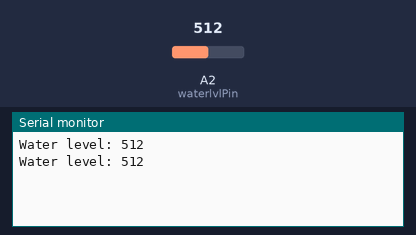
Simulated run of this sketch. Board: Arduino Uno, built with avr-gcc and run on an emulated ATmega328P. Shown: the last lines printed to the serial monitor. The test bench sets the inputs (shaded band); at power-on: A2 (waterlvlPin) = 512.

Above: at 1.8 s.
1.9 s: A2 (waterlvlPin) set to 716
At 2.6 s:
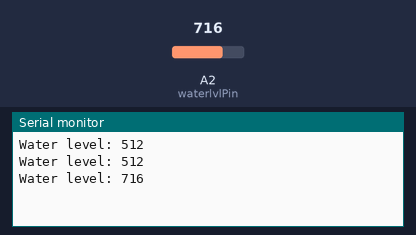
3.4 s: A2 (waterlvlPin) set to 900
At 4.8 s:
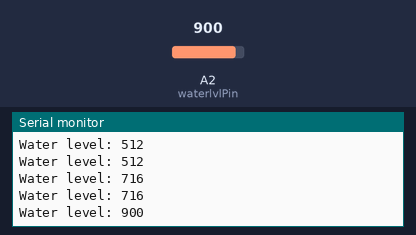
Timing chart, 0 to 6.4 s (numbered marks = the images above; inputs shaded):
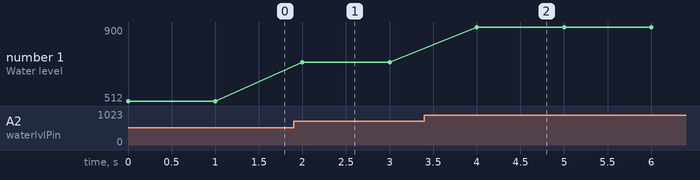

Measured:
- after the input at 1.9 s, the serial monitor: prints a new line after 0.10 s (image 1)
- after the input at 3.4 s, the serial monitor: prints a new line after 0.60 s (image 2)
- plotted number 1: 512 → 716 after the input at 1.9 s, 716 → 900 after the input at 3.4 s

The sketch:

waterLevel.ino
```cpp
/*
 * Water Level Sensor test
 */

#define waterlvlPin A2

void setup() {
  pinMode(waterlvlPin, INPUT);
  Serial.begin(9600);
}

void loop() {
  int waterLevel = analogRead(waterlvlPin);
  Serial.print("Water level: ");
  Serial.println(waterLevel);
  delay(1000);
}
```
